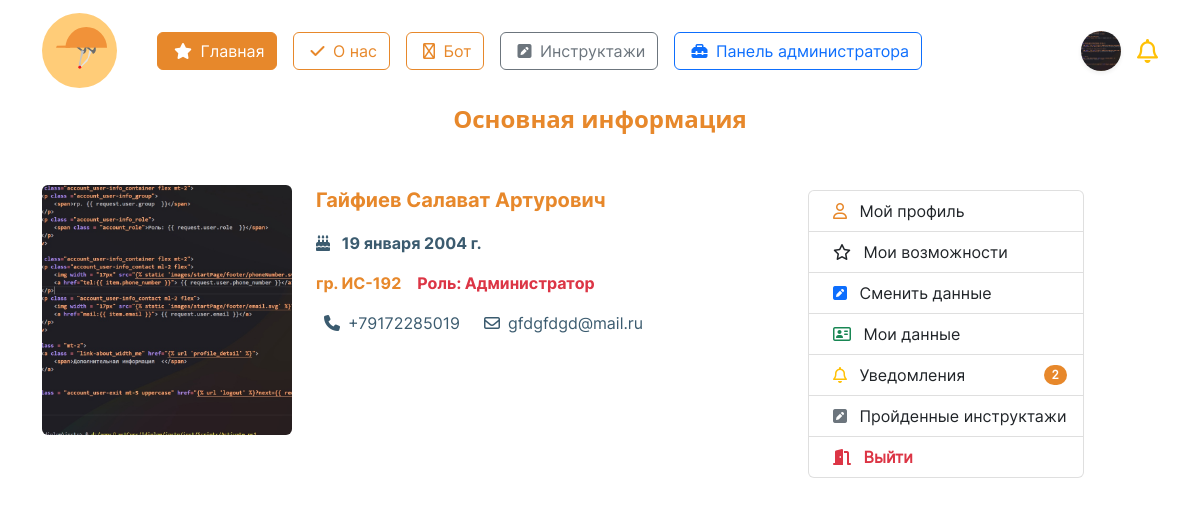
Before: /account/profile/ (signed in) with the older database file.
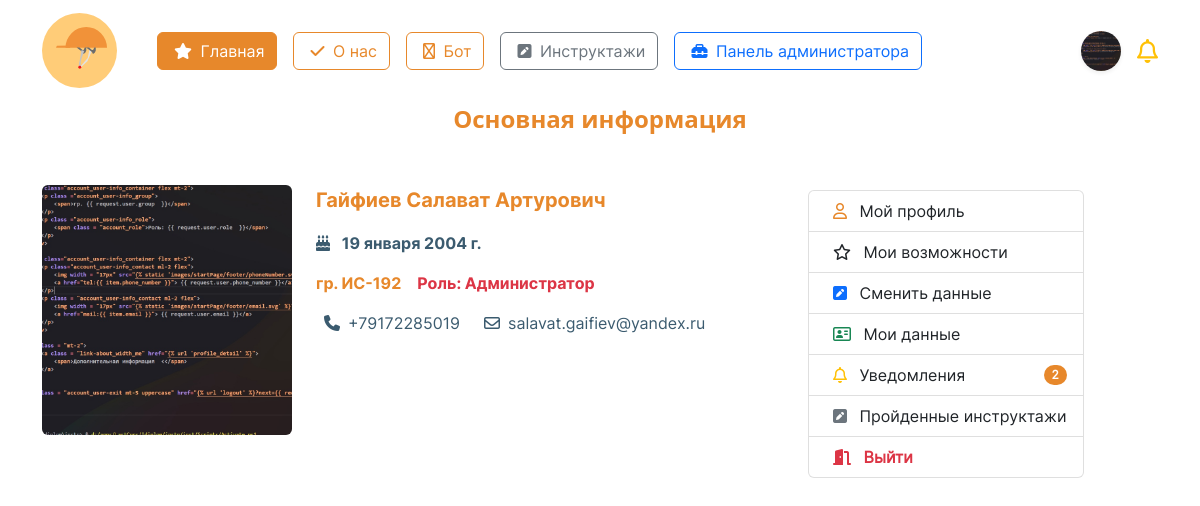
After: the same page with the newer database file.
### initru/models.py (models this page shows, shortened)
class CustomUser(AbstractUser):  # custom user for Users with django
    gen = (
        ('m', 'Мужской'),
        ('j', 'Женский')
    )
    patronymic = models.CharField(
        'Отчество',
        max_length=250,
    )
    gender = models.CharField(
        'Пол', choices=gen,
        max_length=3, null=True,
    )
    birthday_date = models.DateField(
        'Дата рождения', null=True,
    )
    region  = models.ForeignKey(
        Region, on_delete=models.CASCADE,
        null=True, verbose_name='Регион',
    )
    city  = ChainedForeignKey(
        City,
        chained_field='region',
        chained_model_field="region",
        show_all=False,
        auto_choose=True,
        null=True,
        sort=True, verbose_name = 'Город')
    street  = models.ForeignKey(
        Street, on_delete=models.CASCADE,
        null=True, verbose_name='Улица',
    )
    house = models.IntegerField(
        "Номер дома", null=True,
    )
    flat = models.IntegerField(
        'Этаж', null=True,
    )
    avatar = models.ImageField(
        'Изображение пользователя',
        upload_to='images/users/',
        null=True,
        blank=True,
    )
    phone_number = models.CharField(
        'Номер телефона', max_length=20,unique=True,
        blank=False, null=True,
    )
    type_user  = models.ForeignKey(
        typeuser, on_delete=models.CASCADE,
        verbose_name='Тип пользователя', null=True,
    )
    groupStud  = models.ForeignKey(
        Groups, on_delete=models.CASCADE,
        verbose_name='Группа', null=True,
        blank=True
    )
    role  = models.ForeignKey(
        role, on_delete=models.CASCADE,
        null=True, verbose_name='Роль',
    )
    date_end = models.DateField(
        'Дата завершения зачисления',
        null=True,
    )

class Groups(models.Model):
    name_group = models.CharField(
        'Название группы',
        max_length=8
    )
    special  = models.ForeignKey(
        Spec, on_delete=models.CASCADE,
        null=False, verbose_name='Специальность'
    )
    class Meta:
        verbose_name = 'Группа'
        verbose_name_plural = 'Группы'
    def __str__(self):
        return f'{self.name_group}'

### initru/views.py (the view, shortened to what this page needs)
# urls.py: path('account/profile/', profileView, name="profile"),
@login_required  # обязательная авторизация
def profileView(request):
    page_name = 'profile.html'
    return render(request, page_name)

### initru/templates/profile.html (shortened to what this page needs)
{% extends "./base.html" %}
{% load static %}
{% block content %}
<p class="text-center fw-bold fs-4" style='color:#E7882B;'>Основная информация</p>
<div class="container" style = 'font-family: "Inter-Regular";'>
    <div class='mt-5 d-flex' style = 'min-height: 35vh;'>
        <div id='box' class='col d-flex'>
                <div>
                    {% if request.user.avatar %}
                    <div class="rounded" style="
                            width:250px;
                            height:250px;
                            background-image: url('{{ request.user.avatar.url }}');
                            background-size: cover;
                            background-position: center;
                        ">
                    </div>
                    {% endif %}
                </div>
                <div class='mx-4'>
                    <p class='fw-bold fs-5' style='font-family: "Inter-Bold"; color:#E7882B;'>
                        {{ request.user.last_name }}
                        {{ request.user.first_name }}
                        {{ request.user.patronymic }}
                    </p>
                    <p class='fw-bold' style='font-family: "Inter-Bold"; color:#3B5B6F;'>
                        <i class="fa-solid fa-cake-candles"></i>
                        <span class='mx-2'>{{ request.user.birthday_date }}</span>
                    </p>
                    {% if user.is_superuser %}
                    <div class='d-flex'>
                        {% if request.user.groupStud %}
                        <p style='font-family: "Inter-Bold"; color:#E7882B;'>гр. {{ request.user.groupStud }}</p>
                        {% endif %}
                        <p class='text-danger mx-3' style='font-family: "Inter-Bold";'>Роль: Администратор</p>
                    </div>
                    {% endif %}
                    {% if request.user.phone_number %}
                    <div class='d-flex'>
                        <p class='d-flex align-items-center' style='font-family: "Inter-Regular"; color:#3B5B6F;'>
                            <i class="fa-solid fa-phone mx-2"></i>
                            {{ request.user.phone_number }}
                        </p>
                        <p class='d-flex align-items-center mx-3' style='font-family: "Inter-Regular"; color:#3B5B6F;'>
                            <i class="fa-regular fa-envelope mx-2"></i>
                            {{ request.user.email }}
                        </p>
                    </div>
                    {% endif %}
                </div>
        </div>
    <div class='col-5 d-flex align-items-center' style="max-width:350px; width: 100%;">
        <div class="list-group" style = 'position: fixed; top:190px;'>
            <a href="{% url 'profile' %}" class="list-group-item list-group-item-action">
                <i class="fa-regular fa-user mx-2" style='color:#E7882B;'></i>
                Мой профиль
            </a>
            <button class="list-group-item list-group-item-action" data-name = 'action' name='menu-profile'>
                <i class="fa-regular fa-star mx-2"></i>
                Мои возможности
            </button>
            <button class="list-group-item list-group-item-action" data-name = 'edit' name='menu-profile'>
                <i class="fa-solid fa-square-pen mx-2 text-primary"></i>
                Сменить данные
            </button>
            <button class="list-group-item list-group-item-action" data-name = 'detail' name ='menu-profile'>
                <i class="fa-regular fa-address-card mx-2 text-success"></i>
                Мои данные
            </button>
            <button href="#" class="list-group-item d-flex justify-content-between align-items-center" data-name = 'notifications' name ='menu-profile'>
                <div>
                    <i class="fa-regular fa-bell mx-2 text-warning"></i>
                    Уведомления
                </div>
                <span class="badge rounded-pill text-white" style="color:#E7882B; background-color:#E7882B;">2</span>
            </button>
            <button class="list-group-item list-group-item-action" data-name = 'passed_inst' name ='menu-profile'>
                <i class="fa-solid fa-square-pen mx-2 text-secondary"></i>
                Пройденные инструктажи
            </button>
            <a href="{% url 'logout' %}" class="list-group-item list-group-item-action fw-bold text-danger">
                <i class="fa-solid fa-door-open mx-2"></i>
                Выйти
            </a>
        </div>
    </div>
    </div>
</div>
{% endblock %}

### initru/templates/base.html (shortened to what this page needs)
<!DOCTYPE html>
{% load static %}
<html lang="ru">
<head>
	<link rel="stylesheet" href="{% static 'css/bootstrap.min.css' %}">
	<link rel="stylesheet" href="{% static 'css/style.css' %}">
	<link href="{% static 'fontawesomefree/css/fontawesome.css' %}" rel="stylesheet" type="text/css">
	<link href="{% static 'fontawesomefree/css/brands.css' %}" rel="stylesheet" type="text/css">
	<link href="{% static 'fontawesomefree/css/solid.css' %}" rel="stylesheet" type="text/css">
</head>
<header>
	<nav class="navbar" style='font-family: "Inter-Regular";'>
		<div class="container">
			<div class='d-flex align-items-center'>
				<a href="{% url 'main' %}" class="navbar-brand">
					<img src="{% static 'images/logo.svg' %}" alt="logo" height="75">
				</a>
				<div class="d-flex mx-3 flex-wrap">
					<a class='btn btn-orange mx-2' href="{% url 'main' %}">
						<i class="fa-solid fa-star mx-1"></i>
						Главная
					</a>
					<a class='btn btn-outline-orange mx-2' href="{% url 'about' %}">
						<i class="fa-solid fa-check mx-1"></i>
						О нас
					</a>
					<a class='btn btn-outline-orange mx-2' href="{% url 'chat_response' %}">
						<i class="fa-regular fa-robot mx-1"></i>
						Бот
					</a>
					{% if user.is_authenticated %}
					<a class='btn btn-outline-secondary mx-2' href="{% url 'brief' %}">
						<i class="fa-solid fa-square-pen mx-1"></i>
						Инструктажи
					</a>
						{% if user.is_superuser %}
							<a class='btn btn-outline-primary mx-2' href="{% url 'admin:index' %}">
								<i class="fa-solid fa-toolbox mx-1"></i>
								Панель администратора
							</a>
						{% endif %}
					{% endif %}
				</div>
			</div>
			<div class='navbar d-flex justify-content-center'>
				{% if user.is_authenticated %}
				<div class="dropdown text-end d-flex mx-2">
					<a class="d-block link-dark text-decoration-none d-flex align-items-center" id="dropdownUser1" data-bs-toggle="dropdown" aria-expanded="false">
						<div class = 'rounded-circle mx-2 shadow-sm' style = '
						width: 40px;
						height: 40px;
						background-position: center;
						background-repeat: no-repeat;
						background-size: cover;
						background-clip: unset;
						background-image: url("{{ request.user.avatar.url }}");
						'></div>
					</a>
				</div>
				<i class="fa-regular fa-bell fs-4 text-warning"></i>
				{% else %}
				<div class="dropdown text-end">
					<a href="{% url 'login' %}" class="d-block link-dark text-decoration-none">
						<img src="{% static 'images/startPage/user/user.svg' %}" alt="user">
					</a>
				</div>
				{% endif %}
			</div>
		</div>
	</nav>
</header>
<body>
	<main>
		{% block content %}
		{% endblock content %}
	</main>
</body>
</html>

Changed rows visible on the page:
changed CustomUser "Гайфиев": user.email "gfdgfdgd@mail.ru" → "salavat.gaifiev@yandex.ru"
